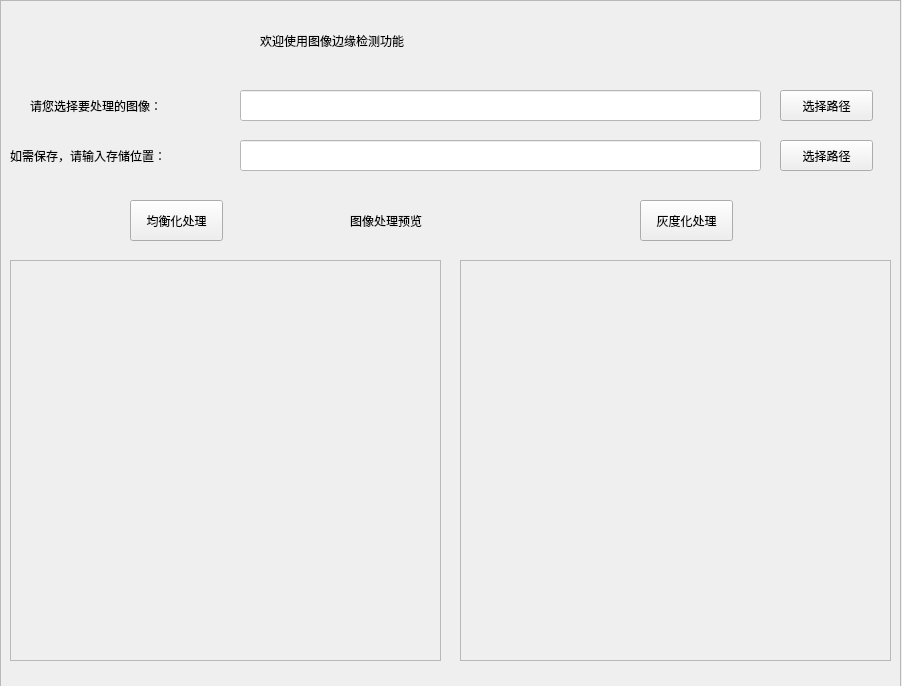
<?xml version="1.0" encoding="UTF-8"?>
<ui version="4.0">
 <class>EqualizationWindow</class>
 <widget class="QWidget" name="EqualizationWindow">
  <property name="geometry">
   <rect>
    <x>0</x>
    <y>0</y>
    <width>902</width>
    <height>686</height>
   </rect>
  </property>
  <property name="windowTitle">
   <string>Form</string>
  </property>
  <property name="styleSheet">
   <string notr="true"/>
  </property>
  <widget class="QPushButton" name="pushButton">
   <property name="geometry">
    <rect>
     <x>780</x>
     <y>90</y>
     <width>93</width>
     <height>31</height>
    </rect>
   </property>
   <property name="text">
    <string>选择路径</string>
   </property>
  </widget>
  <widget class="QLabel" name="label">
   <property name="geometry">
    <rect>
     <x>260</x>
     <y>20</y>
     <width>371</width>
     <height>41</height>
    </rect>
   </property>
   <property name="styleSheet">
    <string notr="true">font: 75 18pt &quot;微软雅黑&quot;;</string>
   </property>
   <property name="text">
    <string>欢迎使用图像边缘检测功能</string>
   </property>
  </widget>
  <widget class="QLineEdit" name="lineEdit">
   <property name="geometry">
    <rect>
     <x>240</x>
     <y>90</y>
     <width>521</width>
     <height>31</height>
    </rect>
   </property>
   <property name="styleSheet">
    <string notr="true">background-color: rgb(255, 255, 255);</string>
   </property>
  </widget>
  <widget class="QLabel" name="label_2">
   <property name="geometry">
    <rect>
     <x>30</x>
     <y>90</y>
     <width>201</width>
     <height>31</height>
    </rect>
   </property>
   <property name="styleSheet">
    <string notr="true">font: 10pt &quot;Agency FB&quot;;</string>
   </property>
   <property name="text">
    <string>请您选择要处理的图像：</string>
   </property>
  </widget>
  <widget class="QLabel" name="label_3">
   <property name="geometry">
    <rect>
     <x>10</x>
     <y>130</y>
     <width>221</width>
     <height>51</height>
    </rect>
   </property>
   <property name="styleSheet">
    <string notr="true">font: 10pt &quot;Agency FB&quot;;</string>
   </property>
   <property name="text">
    <string>如需保存，请输入存储位置：</string>
   </property>
  </widget>
  <widget class="QLineEdit" name="lineEdit_2">
   <property name="geometry">
    <rect>
     <x>240</x>
     <y>140</y>
     <width>521</width>
     <height>31</height>
    </rect>
   </property>
   <property name="styleSheet">
    <string notr="true">background-color: rgb(255, 255, 255);</string>
   </property>
  </widget>
  <widget class="QPushButton" name="pushButton_2">
   <property name="geometry">
    <rect>
     <x>780</x>
     <y>140</y>
     <width>93</width>
     <height>31</height>
    </rect>
   </property>
   <property name="text">
    <string>选择路径</string>
   </property>
  </widget>
  <widget class="QFrame" name="frame">
   <property name="geometry">
    <rect>
     <x>10</x>
     <y>260</y>
     <width>431</width>
     <height>401</height>
    </rect>
   </property>
   <property name="acceptDrops">
    <bool>false</bool>
   </property>
   <property name="autoFillBackground">
    <bool>false</bool>
   </property>
   <property name="styleSheet">
    <string notr="true">border-image: url(:/images/images/2.jpg);
border-image: url(:/images/images/touming.png);</string>
   </property>
   <property name="frameShape">
    <enum>QFrame::StyledPanel</enum>
   </property>
   <property name="frameShadow">
    <enum>QFrame::Raised</enum>
   </property>
  </widget>
  <widget class="QFrame" name="frame_2">
   <property name="geometry">
    <rect>
     <x>460</x>
     <y>260</y>
     <width>431</width>
     <height>401</height>
    </rect>
   </property>
   <property name="frameShape">
    <enum>QFrame::StyledPanel</enum>
   </property>
   <property name="frameShadow">
    <enum>QFrame::Raised</enum>
   </property>
  </widget>
  <widget class="QLabel" name="label_4">
   <property name="geometry">
    <rect>
     <x>350</x>
     <y>200</y>
     <width>181</width>
     <height>41</height>
    </rect>
   </property>
   <property name="styleSheet">
    <string notr="true">font: 75 18pt &quot;微软雅黑&quot;;</string>
   </property>
   <property name="text">
    <string>图像处理预览</string>
   </property>
  </widget>
  <widget class="QPushButton" name="pushButton_3">
   <property name="geometry">
    <rect>
     <x>130</x>
     <y>200</y>
     <width>93</width>
     <height>41</height>
    </rect>
   </property>
   <property name="text">
    <string>均衡化处理</string>
   </property>
  </widget>
  <widget class="QPushButton" name="pushButton_4">
   <property name="geometry">
    <rect>
     <x>640</x>
     <y>200</y>
     <width>93</width>
     <height>41</height>
    </rect>
   </property>
   <property name="text">
    <string>灰度化处理</string>
   </property>
  </widget>
  <widget class="QFrame" name="frame_3">
   <property name="geometry">
    <rect>
     <x>0</x>
     <y>0</y>
     <width>901</width>
     <height>691</height>
    </rect>
   </property>
   <property name="styleSheet">
    <string notr="true">border-image: url(:/images/images/6.jpg);</string>
   </property>
   <property name="frameShape">
    <enum>QFrame::StyledPanel</enum>
   </property>
   <property name="frameShadow">
    <enum>QFrame::Raised</enum>
   </property>
  </widget>
  <zorder>frame_3</zorder>
  <zorder>frame_2</zorder>
  <zorder>pushButton</zorder>
  <zorder>label</zorder>
  <zorder>lineEdit</zorder>
  <zorder>label_2</zorder>
  <zorder>label_3</zorder>
  <zorder>lineEdit_2</zorder>
  <zorder>pushButton_2</zorder>
  <zorder>frame</zorder>
  <zorder>label_4</zorder>
  <zorder>pushButton_3</zorder>
  <zorder>pushButton_4</zorder>
 </widget>
 <resources>
  <include location="images.qrc"/>
 </resources>
 <connections/>
</ui>
